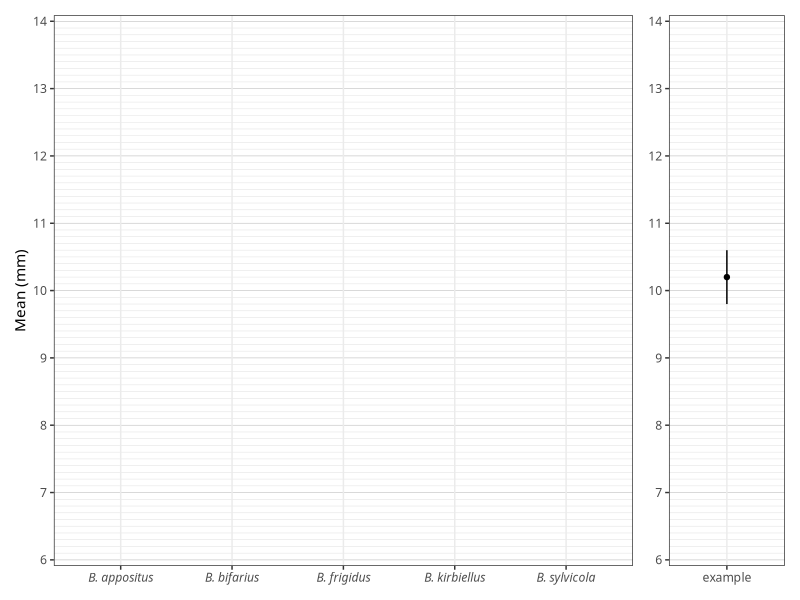

R code for this plot: (Note: this script raises an error after producing the figure.)
library(tidyverse)
library(patchwork)

## Script to create blank and answer key graphs
## of the different data.


# Functions ---------------------------------------------------------------

save_plot <- function(save_name = "plot.png",
                      plot_name = last_plot(), 
                      width = 6,
                      height = 6,
                      units = "in") {
  ggsave(filename = save_name, 
         plot = plot_name, 
         width = width,
         height = height,
         units = units)
}
  


# Shared constants --------------------------------------------------------

# Use these for labeling factors so that the
# axis labels and legends have proper scientific names.

default_font <- "Linux Libertine O" # Plats get same font as text.

bombus_species_alphabetical <- c("B. appositus", 
                                "B. bifarius", 
                                "B. frigidus", 
                                "B. kirbiellus", 
                                "B. sylvicola")

bombus_species_size <- c("B. appositus", 
                        "B. kirbiellus", 
                        "B. bifarius", 
                        "B. frigidus", 
                        "B. sylvicola")


###########################################################################
## Begin plots
##

# Queen proboscis lengths -------------------------------------------------
#
# First plot of exercise to show mean and standard deviation 
# for five species of Bombus. Standard error is too small to
# be practical for graphing.

## Read in data to plot
bombus <- read_csv("data/proboscis_lengths.csv") %>% 
  gather(key = species, 
         value = length)


bomb <- bombus %>% 
  group_by(species) %>% 
  summarise(mean = mean(length),
            stdev = sd(length)) %>% 
  #  add_row(species = "example", mean = 10.0, stdev = 0.3) %>% 
  mutate(species = factor(species, 
                          levels = c(#"example", 
                            "appositus", 
                            "bifarius", 
                            "frigidus",
                            "kirbiellus",
                            "sylvicola"),
                          ordered = TRUE))

example_df <- tibble(species = "example", 
                     mean = 10.2, 
                     stdev = 0.4)

Alpha = 0 #0 for blank plot, 1 for full plot

bombus_plot <- 
  bomb %>% 
  ggplot() +
  geom_linerange(aes(x = species,
                     ymin = mean - stdev,
                     ymax = mean + stdev),
                 alpha = Alpha) + 
  geom_point(aes(x = species,
                 y = mean),
             alpha = Alpha) +
  labs(y = "Mean (mm)",
       x = NULL) +
  theme_bw() +
  scale_x_discrete(labels = bombus_species_alphabetical) +
  theme(axis.text.x = element_text(face = "italic")) +
  theme(panel.grid.minor.y = element_line(color = "gray90", size = 0.2),
        panel.grid.major.y = element_line(color = "gray75", size = 0.2)) +
  theme(text = element_text(family = default_font)) +
  scale_y_continuous(limits = c(6,14),
                     minor_breaks = seq(6, 14, 0.1), 
                     breaks = seq(6,14,1),
                     expand = c(0.01,0.01))

example_plot <- 
  example_df %>% 
  ggplot() +
  geom_linerange(aes(x = species,
                     ymin = mean - stdev,
                     ymax = mean + stdev)) + 
  geom_point(data = example_df,
             aes(x = species,
                 y = mean)) +
  labs(y = NULL,
       x = NULL) +
  theme_bw() +
  theme(panel.grid.minor.y = element_line(color = "gray90", size = 0.2),
        panel.grid.major.y = element_line(color = "gray75", size = 0.2)) +
  theme(text = element_text(family = default_font)) +
  scale_y_continuous(limits = c(6,14),
                     minor_breaks = seq(6, 14, 0.1), 
                     breaks = seq(6,14,1),
                     expand = c(0.01,0.01))

final_plot <- bombus_plot + example_plot + plot_layout(nrow = 1, widths = c(5,1))


save_file <- ifelse(Alpha == 0,
                    "mean_proboscis_plot_blank.png", # Alpha = 0
                    "mean_proboscis_plot_key.png")   # Alpha = 1

save_plot(save_name = save_file, 
          plot_name = final_plot,
          width = 6,
          height = 3)


# Proboscis vs corolla length ---------------------------------------------
#
# Scatterplot of proboscis v corolla length.


pc_length <- read_csv("data/proboscis_corolla_lengths.csv")

Alpha = 1 #0 for blank plot, 1 for full plot

proboscis_corolla_plot <- pc_length %>% 
  ggplot(aes(x = proboscis,
             y = corolla)) +
  geom_point(alpha = Alpha) +
#  geom_smooth(method = "lm",
#              se = FALSE,
#              col = "gray50") +
  theme_bw() +
  labs(x = "Mean proboscis length (mm)",
       y = "Mean corolla length (mm)") +
  theme(panel.grid.minor.y = element_line(color = "gray90", size = 0.2),
        panel.grid.major.y = element_line(color = "gray75", size = 0.2)) +
  theme(text = element_text(family = default_font)) +
  scale_y_continuous(limits = c(3,15),
                     minor_breaks = seq(3, 15, 0.1), 
                     breaks = seq(3, 15, 1),
                     expand = c(0.02, 0.02)) +
  scale_x_continuous(limits = c(5, 13),
                     minor_breaks = seq(5, 13, 0.1), 
                     breaks = seq(5, 13, 1),
                     expand = c(0.01, 0.01)) 

save_file <- ifelse(Alpha == 0,
                    "proboscis_corolla_blank.png", # Alpha = 0
                    "proboscis_corolla_key.png")   # Alpha = 1

save_plot(save_name = save_file, 
          plot_name = proboscis_corolla_plot,
          width = 6,
          height = 3)



# Bombus flower visits ----------------------------------------------------
# 
# Make column charts of number of visits by each species to 
# each size class of corollas. 

bees_raw <- read_csv("data/bombus_flower_visits.csv", 
                     skip = 2,
                     col_names = c(
                       "plant_species",
                       "corolla_length",
                       "appositus",
                       "kirbiellus",
                       "flavifrons",
                       "sylvicola",
                       "bifarius",
                       "frigidus",
                       "occidentalis"
                     ))

bees <- 
  bees_raw %>% 
  gather(key = "bombus_species",
         value = visits,
         appositus,
         kirbiellus,
         bifarius,
         frigidus,
         sylvicola) %>% 
  select(-flavifrons, -occidentalis) %>% 
  mutate(bee_group = case_when(
    bombus_species == "appositus" | 
      bombus_species == "kirbiellus" ~ "Group 1",
    TRUE ~ "Group 2")) %>% 
  mutate(bee_group = factor(bee_group,
                            levels = c("Group 1", "Group 2"),
                            ordered = TRUE))

bees <- bees %>% 
  mutate(corolla_group = case_when(
    corolla_length < 4.0 ~ "0",
    corolla_length >= 4.0 &
      corolla_length < 8.0 ~ "4",
    corolla_length > 8.0 &
      corolla_length < 12.0 ~ "8",
    TRUE ~ "12")) %>% 
  mutate(corolla_group = factor(corolla_group,
                                levels = c("0", "4", "8", "12",
                                           ordered = TRUE)))

bee_sums <- bees %>% 
  group_by(bombus_species, corolla_group) %>% 
  summarize(total_visits = sum(visits, na.rm = TRUE)) %>% 
  ungroup() %>% 
  mutate(bombus_species = factor(bombus_species,
                                 levels = c(
                                   "appositus",
                                   "kirbiellus",
                                   "bifarius",
                                   "frigidus",
                                   "sylvicola"
                                 ),
                                 labels = bombus_species_size,
                                 ordered = TRUE))

Alpha = 1 #0 for blank plot, 1 for full plot

flower_visits <- 
  bee_sums %>% 
  ggplot() +
  geom_col(aes(x = corolla_group, y = total_visits),
           alpha = Alpha) +
  facet_grid(rows = vars(bombus_species)) +
  theme_bw() +
  labs(x = "Corolla size group (mm, minimum)",
       y = "Total visits") +
  theme(strip.text.y = element_text(face = "italic")) +
  theme(text = element_text(family = default_font))

save_file <- ifelse(Alpha == 0,
                    "flower_visits_blank.png", # Alpha = 0
                    "flower_visits_key.png")   # Alpha = 1

save_plot(save_name = save_file, 
          plot_name = flower_visits,
          width = 4,
          height = 7)





# Gothic Transect altitude plots ------------------------------------------
#
# Plot relative abundance of each species within a proboscis length
# class along the altitudinal transect.

gothic <-  read_csv("data/gothic_transect.csv",
                    skip = 1,
                    col_names = c(
                      "site_number",
                      "appositus",
                      "kirbiellus",
                      "bifarius",
                      "frigidus",
                      "sylvicola"
                    )) %>% 
  gather(key = species, 
         value = relative_abundance, 
         appositus,
         kirbiellus,
         bifarius,
         frigidus,
         sylvicola)

## Long proboscis group
gothic_long <- gothic %>% 
  filter(species == "appositus" |
           species == "kirbiellus") %>% 
  mutate(species = factor(species,
                          levels = c("appositus", "kirbiellus"),
                          labels = c("B. appositus", "B. kirbiellus"),
                          ordered = TRUE))

## Short proboscis group
gothic_short <- gothic %>% 
  filter(species != "appositus" &
           species != "kirbiellus") %>% 
  mutate(species = factor(species,
                          levels = c("bifarius", "frigidus", "sylvicola"),
                          labels = c("B. bifarius", "B. frigidus", "B. sylvicola"),
                          ordered = TRUE))

Alpha = 0 #0 for blank plot, 1 for full plot

## Washington transect, long proboscis
gl_plot <- gothic_long %>% 
  ggplot() +
  geom_line(aes(x = site_number,
                y = relative_abundance,
                lty = species),
            alpha = Alpha) +
  theme_bw() +
  labs(x = NULL,
       y = "Relative abundance",
       title = "Long proboscis",
       lty = NULL) +
  theme(panel.grid.minor.y = element_line(color = "gray90", size = 0.2),
        panel.grid.major.y = element_line(color = "gray75", size = 0.2)) +
  theme(text = element_text(family = default_font)) +
  theme(legend.position = "bottom",
        legend.text = element_text(size = 8,
                                   face = "italic")) +
  guides(lty = guide_legend(override.aes = list(alpha = 1))) +
  scale_y_continuous(limits = c(0, 1),
                     minor_breaks = seq(0, 1, 0.01), 
                     breaks = seq(0, 1, 0.1),
                     expand = c(0.01, 0.01)) +
  scale_x_continuous(breaks = seq(1, 17, 1),
                     expand = c(0.01, 0.01))

## Washington transect, short proboscis
gs_plot <- gothic_short %>% 
  ggplot() +
  geom_line(aes(x = site_number,
                y = relative_abundance,
                lty = species),
            alpha = Alpha) +
  theme_bw() +
  labs(x = "Site number",
       y = NULL,
       title = "Short proboscis",
       lty = NULL) +
  theme(panel.grid.minor.y = element_line(color = "gray90", size = 0.2),
        panel.grid.major.y = element_line(color = "gray75", size = 0.2)) +
  theme(text = element_text(family = default_font)) +
  theme(legend.position = "bottom",
        legend.text = element_text(size = 8, 
                                   face = "italic")) +
  guides(lty = guide_legend(override.aes = list(alpha = 1))) +
  scale_y_continuous(limits = c(0, 1),
                     minor_breaks = seq(0, 1, 0.01), 
                     breaks = seq(0, 1, 0.1),
                     expand = c(0.01, 0.01)) +
  scale_x_continuous(breaks = seq(1, 17, 1),
                     expand = c(0.01, 0.01))

gothic_plot <- gl_plot + gs_plot + plot_layout(ncol = 1)

save_file <- ifelse(Alpha == 0, 
                    "gothic_relative_abundance_blank.png", # Alpha = 0
                    "gothic_relative_abundance_key.png")   # Alpha = 1

save_plot(save_name = save_file, 
          plot_name = gothic_plot,
          width = 4,
          height = 7)


# Gothic elevation profile ------------------------------------------------
#
# Elevations from Fig. 3. Maximum values used when a range was given.

elevations <- c(2873, # Site 1
                2867, # Site 2
                2885, # Site 3
                2915, # Site 4
                2924, # Site 5
                2930, # Site 6
                2939, # Site 7
                2958, # Site 8
                2961, # Site 9
                2985, # Site 10
                3000, # Site 11
                3076, # Site 12
                3145, # Site 13
                3242, # Site 14
                3333, # Site 15
                3485, # Site 16
                3697) # Site 17

site_numbers <- seq(1, 17, 1)

gothic_elevations <- tibble(site_number = site_numbers, elevation = elevations)

gothic_plot <- gothic_elevations %>% 
  ggplot() +
  geom_line(aes(x = site_number,
                y = elevations)) +
  theme_minimal() +
  scale_x_continuous(breaks = seq(1, 17, 2)) +
  scale_y_continuous(limits = c(2800, 3700),
                     breaks = seq(2800, 3700, 100)) +
  theme(panel.grid = element_blank()) +
  theme(text = element_text(family = default_font,
                            size = 8)) +
  labs(x = "Site",
       y = "Elevation (m)")

save_plot("gothic_transect.png", 
          gothic_plot,
          width = 3, height = 2.3)


##
## Not used for now.
##
# Washington / Schofield Transect altitude plots --------------------------
#
# Plot relative abundance of each species within a proboscis length
# class along the altitudinal transects.

wash_tran <- read_csv("data/washington_transect.csv",
                      skip = 1,
                      col_names = c(
                        "site_number",
                        "appositus",
                        "kirbiellus",
                        "bifarius",
                        "frigidus",
                        "sylvicola"
                      )) %>% 
  gather(key = species, 
         value = relative_abundance, 
         appositus,
         kirbiellus,
         bifarius,
         frigidus,
         sylvicola)

scho_tran <- read_csv("data/schofield_transect.csv",
                      skip = 1,
                      col_names = c(
                        "site_number",
                        "appositus",
                        "kirbiellus",
                        "bifarius",
                        "frigidus",
                        "sylvicola"
                      )) %>% 
  gather(key = species, 
         value = relative_abundance, 
         appositus,
         kirbiellus,
         bifarius,
         frigidus,
         sylvicola)

## Long proboscis group
wash_long <- wash_tran %>% 
  filter(species == "appositus" |
           species == "kirbiellus") %>% 
  mutate(species = factor(species,
                          levels = c("appositus", "kirbiellus"),
                          labels = c("B. appositus", "B. kirbiellus"),
                          ordered = TRUE))

## Short proboscis group
wash_short <- wash_tran %>% 
  filter(species != "appositus" &
           species != "kirbiellus") %>% 
  mutate(species = factor(species,
                          levels = c("bifarius", "frigidus", "sylvicola"),
                          labels = c("B. bifarius", "B. frigidus", "B. sylvicola"),
                          ordered = TRUE))

## Long proboscis group
scho_long <- scho_tran %>% 
  filter(species == "appositus" |
           species == "kirbiellus") %>% 
  mutate(species = factor(species,
                          levels = c("appositus", "kirbiellus"),
                          labels = c("B. appositus", "B. kirbiellus"),
                          ordered = TRUE))

# Short proboscis group
scho_short <- scho_tran %>% 
  filter(species != "appositus" &
           species != "kirbiellus") %>% 
  mutate(species = factor(species,
                          levels = c("bifarius", "frigidus", "sylvicola"),
                          labels = c("B. bifarius", "B. frigidus", "B. sylvicola"),
                          ordered = TRUE))


Alpha = 0 #0 for blank plot, 1 for full plot

## Washington transect, long proboscis
wl_plot <- wash_long %>% 
  ggplot() +
  geom_line(aes(x = site_number,
                y = relative_abundance,
                lty = species),
            alpha = Alpha) +
  theme_bw() +
  labs(x = NULL,
       y = "Relative abundance",
       title = "Washington Transect") +
  theme(panel.grid.minor.y = element_line(color = "gray90", size = 0.2)) +
  theme(panel.grid.major.y = element_line(color = "gray75", size = 0.2)) +
  theme(legend.position = "none") +
  scale_y_continuous(limits = c(0, 1),
                     minor_breaks = seq(0, 1, 0.01), 
                     breaks = seq(0, 1, 0.1),
                     expand = c(0.01, 0.01)) +
  scale_x_continuous(breaks = seq(1, 8, 1))
  
## Washington transect, short proboscis
ws_plot <- wash_short %>% 
  ggplot() +
  geom_line(aes(x = site_number,
                y = relative_abundance,
                lty = species),
            alpha = Alpha) +
  theme_bw() +
  labs(x = "Site number",
       y = "Relative abundance") +
  theme(panel.grid.minor.y = element_line(color = "gray90", size = 0.2)) +
  theme(panel.grid.major.y = element_line(color = "gray75", size = 0.2)) +
  theme(legend.position = "none") +
  scale_y_continuous(limits = c(0, 1),
                     minor_breaks = seq(0, 1, 0.01), 
                     breaks = seq(0, 1, 0.1),
                     expand = c(0.01, 0.01)) +
  scale_x_continuous(breaks = seq(1, 8, 1))


## Schofield transect, long proboscis
sl_plot <- scho_long %>% 
  ggplot() +
  geom_line(aes(x = site_number,
                y = relative_abundance,
                lty = species),
            alpha = Alpha) +
  theme_bw() +
  labs(x = NULL,
       y = NULL,
       lty = "Long proboscis",
       title = "Schofield Transect") +
  theme(panel.grid.minor.y = element_line(color = "gray90", size = 0.2)) +
  theme(panel.grid.major.y = element_line(color = "gray75", size = 0.2)) +
  guides(lty = guide_legend(label.theme = element_text(face = "italic",
                                                       size = 9))) +
  scale_y_continuous(limits = c(0, 1),
                     minor_breaks = seq(0, 1, 0.01), 
                     breaks = seq(0, 1, 0.1),
                     expand = c(0.01, 0.01)) +
  scale_x_continuous(breaks = seq(1, 6, 1))

## Washington transect, short proboscis
ss_plot <- scho_short %>% 
  ggplot() +
  geom_line(aes(x = site_number,
                y = relative_abundance,
                lty = species),
            alpha = Alpha) +
  theme_bw() +
  labs(x = "Site number",
       y = NULL,
       lty = "Short proboscis") +
  theme(panel.grid.minor.y = element_line(color = "gray90", size = 0.2)) +
  theme(panel.grid.major.y = element_line(color = "gray75", size = 0.2)) +
  guides(lty = guide_legend(label.theme = element_text(face = "italic",
                                                       size = 9))) +
  scale_y_continuous(limits = c(0, 1),
                     minor_breaks = seq(0, 1, 0.01), 
                     breaks = seq(0, 1, 0.1),
                     expand = c(0.01, 0.01)) +
  scale_x_continuous(breaks = seq(1, 6, 1))


transect_plots <- wl_plot + sl_plot + ws_plot + ss_plot + plot_layout(ncol = 2)

save_file <- ifelse(Alpha == 0, 
                    "transect_relative_abundance_blank.png", # Alpha = 0
                    "transect_relative_abundance_key.png")   # Alpha = 1


save_plot(save_name = save_file, 
          plot_name = transect_plots,
          width = 6,
          height = 5)






